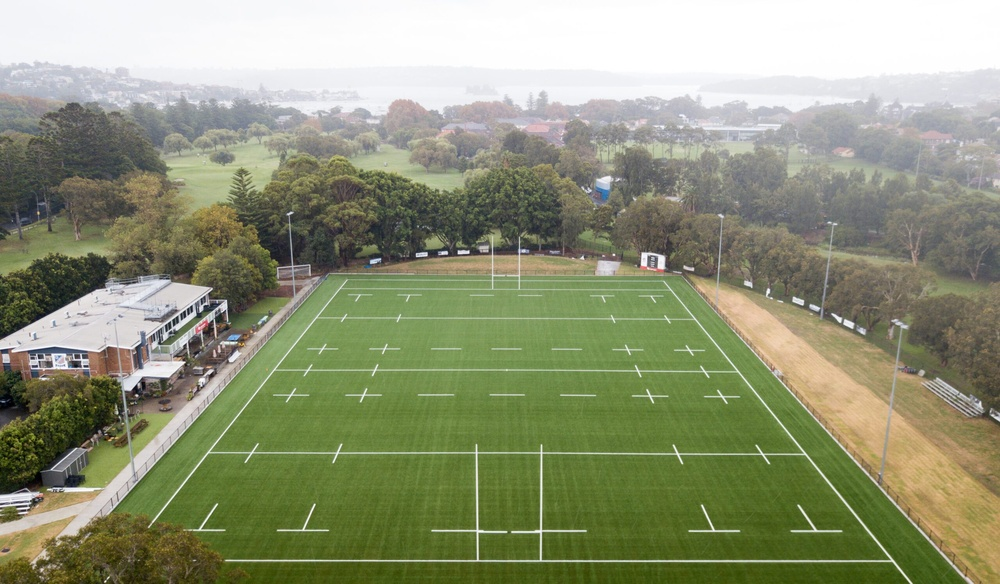
#> input picture data/simple_rugby_field/empty rugby field.jpg, 1000 x 584 px, shrunk from 2560 x 1495 before the run; its folder holds only this picture in this run
$ python -i auto_field_calibration.py   (imports and definitions only)
#> lines starting #> are read from the running program, lines starting #| are printed output that depends on the picture; after the words box and inside, x2 and y2 are one past the last pixel; in counts of white or black regions, pixels touching at a corner belong together
"""
auto_field_calibration.py
---------------------------
Automatic field calibration using OpenCV line detection.
No ML, no training data needed - works on any rugby video with white lines on green grass.

Pipeline:
    1. HSV color segmentation → isolate green field
    2. Canny edge detection → find edges
    3. Hough line transform → detect straight lines
    4. Filter lines to field only
    5. Match detected lines to NRL field template
    6. Compute homography via RANSAC
    7. Save to homographies.npz

Processes all frames to handle camera movement.
"""

import cv2
import os
import numpy as np
from pathlib import Path
from typing import List, Tuple, Optional
import json


# ─────────────────────────────────────────────────────────────────────────────
#  CONFIGURATION
# ─────────────────────────────────────────────────────────────────────────────
VIDEO_PATH  = "data/clips-NRL/Adam_Doueihi-Tigers_v_Eels_NRL_R6_2023.mkv"
FRAMES_ROOT = "data/frames"
OUTPUT_ROOT = "data/detections"

# HSV range for green grass field (tune these if needed for different lighting)
GREEN_LOWER = np.array([35, 40, 40])     # Lower bound (H, S, V)
GREEN_UPPER = np.array([85, 255, 255])   # Upper bound

# Hough line detection parameters
CANNY_LOW = 50
CANNY_HIGH = 150
HOUGH_THRESHOLD = 80        # Minimum votes for a line
HOUGH_MIN_LINE_LENGTH = 100 # Minimum line length in pixels
HOUGH_MAX_LINE_GAP = 20     # Maximum gap between line segments

# NRL field template (in metres, origin = left try-line / top sideline)
# Key lines that are usually visible in broadcast
NRL_TEMPLATE_LINES = {
    "left_try": [(0, 0), (0, 68)],
    "right_try": [(100, 0), (100, 68)],
    "top_sideline": [(0, 0), (100, 0)],
    "bottom_sideline": [(0, 68), (100, 68)],
    "10m_left": [(10, 0), (10, 68)],
    "10m_right": [(90, 0), (90, 68)],
    "halfway": [(50, 0), (50, 68)],
}

# How many frames to sample for calibration (process every N-th frame)
CALIBRATION_FRAME_STEP = 5  # Calibrate every 5th frame
MIN_LINES_REQUIRED = 4      # Minimum lines needed for reliable calibration
# ─────────────────────────────────────────────────────────────────────────────


def detect_field_mask(frame: np.ndarray) -> np.ndarray:
    """
    Detect green field area using HSV color segmentation.

    Returns binary mask where 255 = field, 0 = not field
    """
    # Convert to HSV
    hsv = cv2.cvtColor(frame, cv2.COLOR_BGR2HSV)

    # Threshold for green
    mask = cv2.inRange(hsv, GREEN_LOWER, GREEN_UPPER)

    # Morphological operations to clean up noise
    kernel = cv2.getStructuringElement(cv2.MORPH_ELLIPSE, (5, 5))
    mask = cv2.morphologyEx(mask, cv2.MORPH_OPEN, kernel)   # Remove noise
    mask = cv2.morphologyEx(mask, cv2.MORPH_CLOSE, kernel)  # Fill holes

    # Keep only the largest connected component (the field)
    num_labels, labels, stats, _ = cv2.connectedComponentsWithStats(mask, connectivity=8)
    if num_labels > 1:
        # Find largest component (excluding background=0)
        largest_label = 1 + np.argmax(stats[1:, cv2.CC_STAT_AREA])
        mask = np.where(labels == largest_label, 255, 0).astype(np.uint8)

    return mask


def detect_lines_hough(frame: np.ndarray, field_mask: np.ndarray) -> List[Tuple[int, int, int, int]]:
    """
    Detect white lines on the field using Canny + Hough transform.

    Returns list of lines as [(x1, y1, x2, y2), ...]
    """
    # Convert to grayscale
    gray = cv2.cvtColor(frame, cv2.COLOR_BGR2GRAY)

    # Apply field mask
    masked_gray = cv2.bitwise_and(gray, gray, mask=field_mask)

    # Edge detection
    edges = cv2.Canny(masked_gray, CANNY_LOW, CANNY_HIGH, apertureSize=3)

    # Hough line detection (probabilistic)
    lines = cv2.HoughLinesP(
        edges,
        rho=1,
        theta=np.pi / 180,
        threshold=HOUGH_THRESHOLD,
        minLineLength=HOUGH_MIN_LINE_LENGTH,
        maxLineGap=HOUGH_MAX_LINE_GAP,
    )

    if lines is None:
        return []

    # Convert to list of (x1, y1, x2, y2)
    lines_list = [tuple(line[0]) for line in lines]

    return lines_list


def filter_lines_by_orientation(lines: List[Tuple[int, int, int, int]]) -> dict:
    """
    Group lines into horizontal and vertical based on angle.

    Returns {'horizontal': [...], 'vertical': [...]}
    """
    horizontal = []
    vertical = []

    for x1, y1, x2, y2 in lines:
        dx = x2 - x1
        dy = y2 - y1
        angle = np.abs(np.arctan2(dy, dx) * 180 / np.pi)

        if angle < 30 or angle > 150:  # Nearly horizontal
            horizontal.append((x1, y1, x2, y2))
        elif 60 < angle < 120:          # Nearly vertical
            vertical.append((x1, y1, x2, y2))

    return {'horizontal': horizontal, 'vertical': vertical}


def merge_collinear_lines(lines: List[Tuple[int, int, int, int]], max_distance: float = 10) -> List[Tuple[int, int, int, int]]:
    """
    Merge nearby collinear line segments into single lines.
    """
    if not lines:
        return []

    merged = []
    used = [False] * len(lines)

    for i, line1 in enumerate(lines):
        if used[i]:
            continue

        x1, y1, x2, y2 = line1
        group = [line1]

        for j, line2 in enumerate(lines[i + 1:], start=i + 1):
            if used[j]:
                continue

            x3, y3, x4, y4 = line2

            # Check if lines are close and roughly parallel
            # (simplified check - just distance between midpoints)
            mid1 = ((x1 + x2) / 2, (y1 + y2) / 2)
            mid2 = ((x3 + x4) / 2, (y3 + y4) / 2)
            dist = np.sqrt((mid1[0] - mid2[0])**2 + (mid1[1] - mid2[1])**2)

            if dist < max_distance:
                group.append(line2)
                used[j] = True

        # Merge group into single line spanning the extents
        all_x = [x for line in group for x in [line[0], line[2]]]
        all_y = [y for line in group for y in [line[1], line[3]]]
        merged_line = (min(all_x), min(all_y), max(all_x), max(all_y))
        merged.append(merged_line)
        used[i] = True

    return merged


def match_lines_to_template(detected_lines: dict, template: dict, frame_shape: Tuple[int, int]) -> Optional[np.ndarray]:
    """
    Match detected lines to NRL field template and compute homography.

    Uses RANSAC to find best correspondence between detected and template lines.

    Returns (3, 3) homography matrix or None if matching fails.
    """
    h, w = frame_shape[:2]

    # Extract template points
    template_points = []
    for line_pts in template.values():
        template_points.extend(line_pts)
    template_points = np.array(template_points, dtype=np.float32)

    # Sample points from detected lines
    detected_points = []
    for orientation in ['horizontal', 'vertical']:
        for x1, y1, x2, y2 in detected_lines[orientation]:
            # Sample points along the line
            num_samples = 5
            for t in np.linspace(0, 1, num_samples):
                px = int(x1 + t * (x2 - x1))
                py = int(y1 + t * (y2 - y1))
                detected_points.append([px, py])

    if len(detected_points) < 4:
        return None

    detected_points = np.array(detected_points, dtype=np.float32)

    # Try to find homography via RANSAC
    # We need at least 4 point correspondences
    # Since we don't know exact correspondences, we'll try a simpler approach:
    # Assume field is roughly centered and try standard 4-corner match

    # Fallback: if we have good horizontal and vertical lines,
    # estimate field corners from line intersections
    corners_pixel = estimate_field_corners(detected_lines, w, h)
    if corners_pixel is None:
        return None

    # Template corners (try-lines × sidelines)
    corners_world = np.float32([
        [0, 0],      # top-left
        [100, 0],    # top-right
        [100, 68],   # bottom-right
        [0, 68],     # bottom-left
    ])

    H, status = cv2.findHomography(corners_pixel, corners_world, cv2.RANSAC, 5.0)
    return H


def estimate_field_corners(detected_lines: dict, width: int, height: int) -> Optional[np.ndarray]:
    """
    Estimate field corner positions from detected horizontal and vertical lines.

    Returns (4, 2) array of corner pixel coordinates or None if insufficient lines.
    """
    h_lines = detected_lines['horizontal']
    v_lines = detected_lines['vertical']

    if len(h_lines) < 2 or len(v_lines) < 2:
        return None

    # Find topmost and bottommost horizontal lines
    h_lines_sorted = sorted(h_lines, key=lambda line: (line[1] + line[3]) / 2)
    top_line = h_lines_sorted[0]
    bottom_line = h_lines_sorted[-1]

    # Find leftmost and rightmost vertical lines
    v_lines_sorted = sorted(v_lines, key=lambda line: (line[0] + line[2]) / 2)
    left_line = v_lines_sorted[0]
    right_line = v_lines_sorted[-1]

    # Compute intersections
    def line_intersection(line1, line2):
        x1, y1, x2, y2 = line1
        x3, y3, x4, y4 = line2

        denom = (x1 - x2) * (y3 - y4) - (y1 - y2) * (x3 - x4)
        if abs(denom) < 1e-10:
            return None

        px = ((x1 * y2 - y1 * x2) * (x3 - x4) - (x1 - x2) * (x3 * y4 - y3 * x4)) / denom
        py = ((x1 * y2 - y1 * x2) * (y3 - y4) - (y1 - y2) * (x3 * y4 - y3 * x4)) / denom

        return (int(px), int(py))

    tl = line_intersection(top_line, left_line)
    tr = line_intersection(top_line, right_line)
    br = line_intersection(bottom_line, right_line)
    bl = line_intersection(bottom_line, left_line)

    if any(corner is None for corner in [tl, tr, br, bl]):
        return None

    corners = np.float32([tl, tr, br, bl])
    return corners


def calibrate_frame(frame: np.ndarray, debug: bool = False) -> Optional[np.ndarray]:
    """
    Calibrate a single frame and return homography matrix.

    Args:
        frame: BGR image
        debug: if True, return debug visualization info

    Returns:
        (3, 3) homography matrix or None if calibration fails
    """
    # Step 1: Detect field
    field_mask = detect_field_mask(frame)

    # Step 2: Detect lines
    raw_lines = detect_lines_hough(frame, field_mask)

    if len(raw_lines) < MIN_LINES_REQUIRED:
        return None

    # Step 3: Filter and group by orientation
    oriented_lines = filter_lines_by_orientation(raw_lines)

    # Step 4: Merge collinear segments
    oriented_lines['horizontal'] = merge_collinear_lines(oriented_lines['horizontal'])
    oriented_lines['vertical'] = merge_collinear_lines(oriented_lines['vertical'])

    # Step 5: Match to template and compute homography
    H = match_lines_to_template(oriented_lines, NRL_TEMPLATE_LINES, frame.shape)

    return H


# [109 lines left out: functions save_homographies_npz, main, interpolate_homographies, not called in this run]


# [2 lines not run here, left out]

>>> import cv2
>>> picture = cv2.imread('data/simple_rugby_field/empty rugby field.jpg')
#> picture is the input picture: shape (584, 1000, 3); mean B, G, R 119.3, 148.5, 143.1
>>> result = calibrate_frame(picture)
#> in detect_field_mask, `mask = cv2.inRange(hsv, GREEN_LOWER, GREEN_UPPER)`:
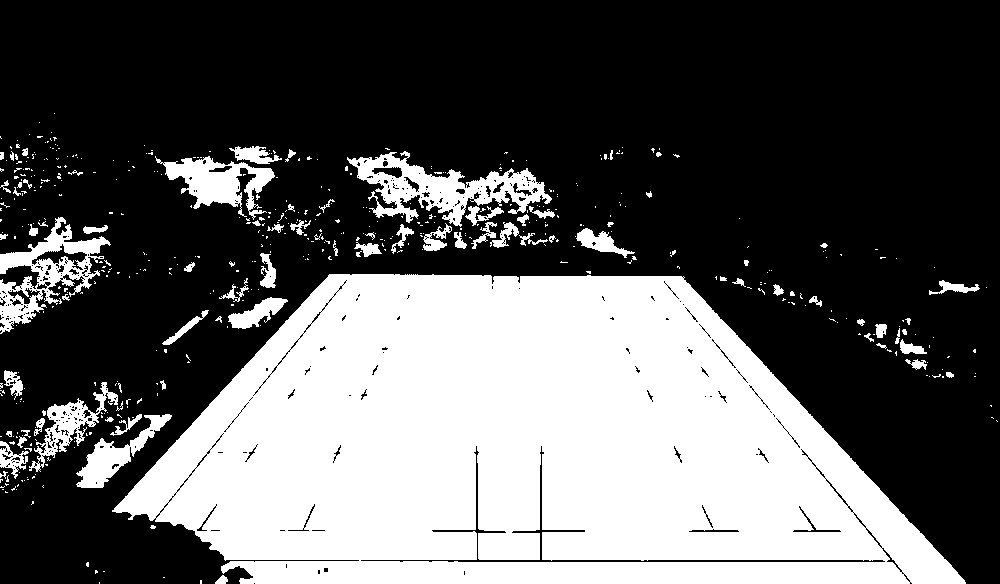
#> mask: shape (584, 1000); 36.3% white; 496 white regions (415 under 20 px), largest, box (x1, y1, x2, y2) and area: (112, 274, 966, 584) 184252, (347, 151, 552, 227) 5884, (0, 217, 111, 334) 4317
#> in detect_field_mask, `mask = cv2.morphologyEx(mask, cv2.MORPH_CLOSE, kernel)`:
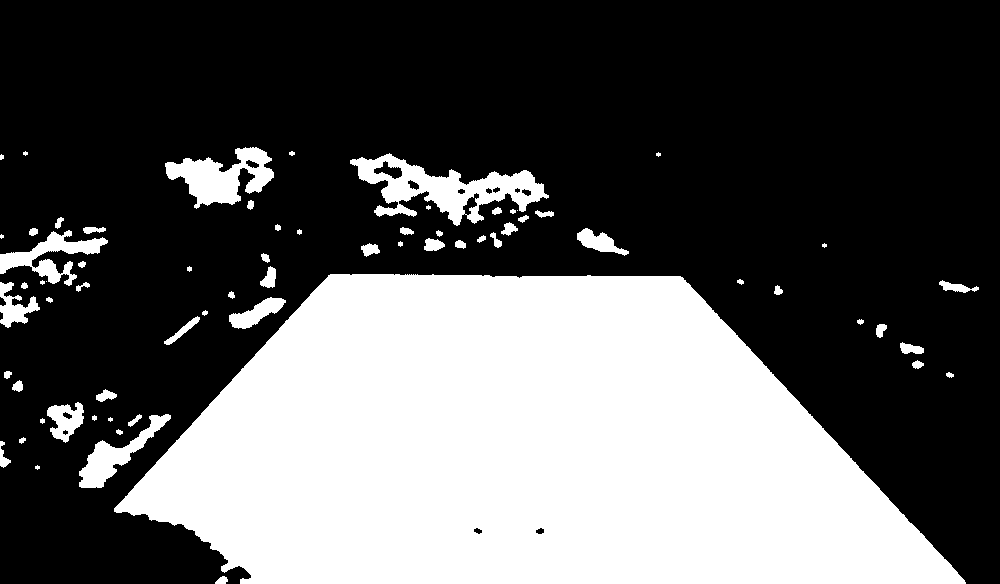
#> mask: shape (584, 1000); 35.6% white; 68 white regions (11 under 20 px), largest, box (x1, y1, x2, y2) and area: (114, 274, 966, 584) 187642, (350, 153, 549, 226) 5698, (165, 147, 274, 209) 3384
#> in detect_field_mask, `num_labels, labels, stats, _ = cv2.connectedComponentsWithStats(mask, ..`:
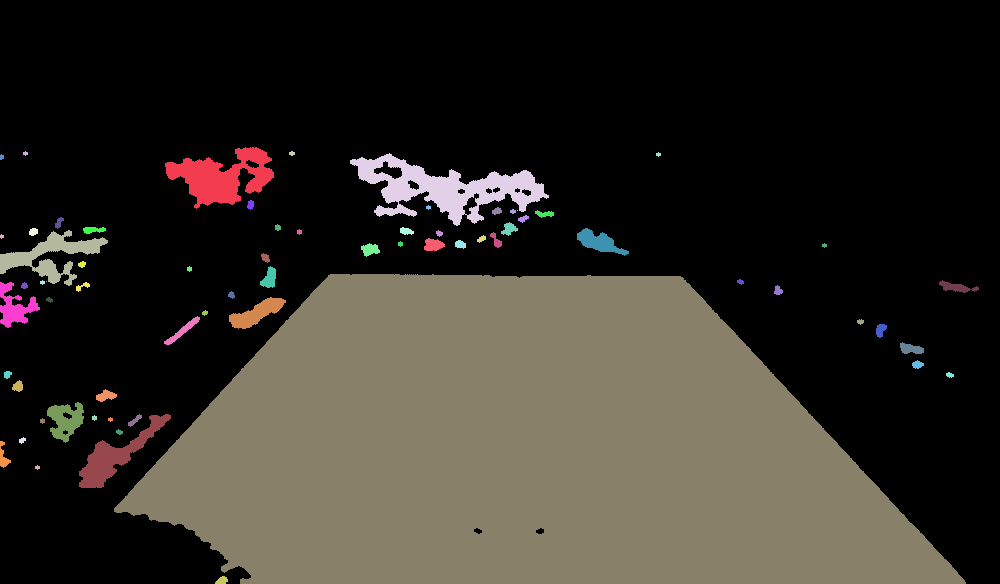
#> labels: shape (584, 1000) int32; 69 distinct labels, from 0 to 68; one colour per label, 0 black
#> in detect_field_mask, `num_labels, labels, stats, _ = cv2.connectedComponentsWithStats(mask, ..`: num_labels = 69; stats = 69 rows, first 6: [0, 0, 1000, 584, 376214], [165, 147, 109, 62, 3384], [23, 151, 5, 5, 17], [289, 151, 6, 5, 22], [350, 153, 199, 73, 5698], [656, 152, 5, 5, 17]
#> in detect_field_mask, `largest_label = 1 + np.argmax(stats[1:, cv2.CC_STAT_AREA])`: largest_label = 36
#> in detect_field_mask, `mask = np.where(labels == largest_label, 255, 0).astype(np.uint8)`:
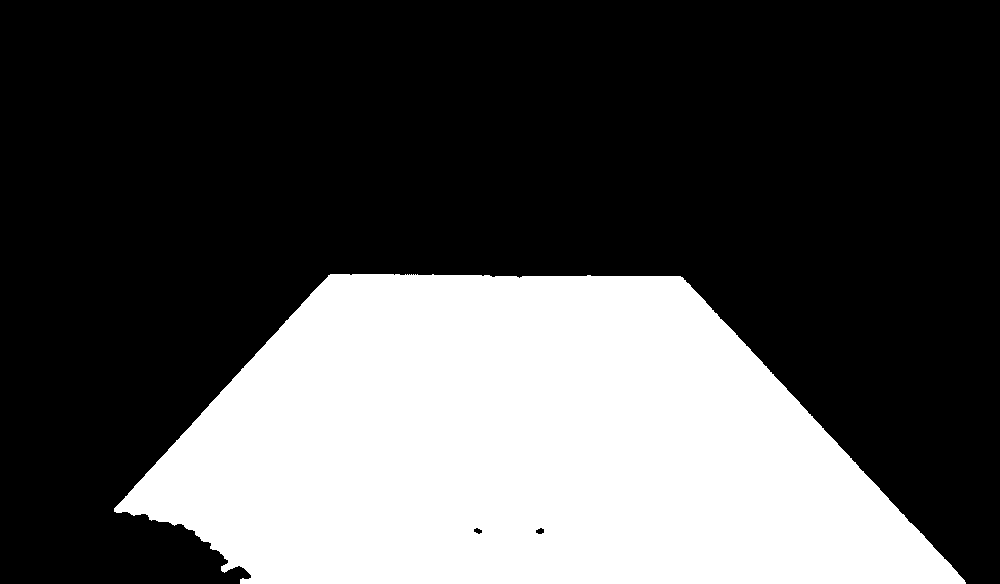
#> mask: shape (584, 1000); 32.1% white; 1 white region, box (x1, y1, x2, y2) and area: (114, 274, 966, 584) 187642
#> in detect_lines_hough, `gray = cv2.cvtColor(frame, cv2.COLOR_BGR2GRAY)`:
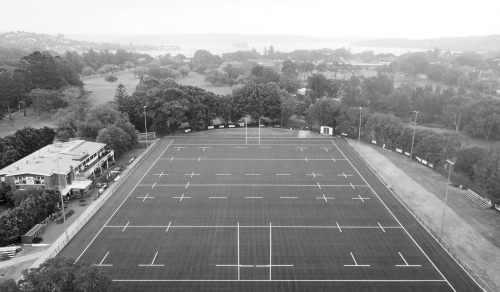
#> gray: shape (584, 1000) (shown at 1/2 size); min 0, max 255, mean 143.6
#> in detect_lines_hough, `masked_gray = cv2.bitwise_and(gray, gray, mask=field_mask)`:
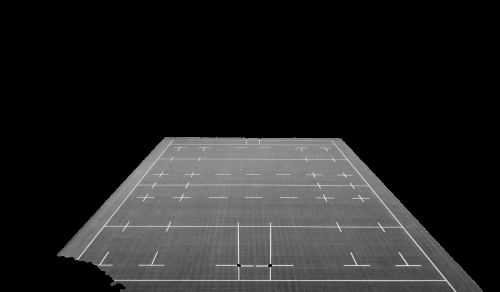
#> masked_gray: shape (584, 1000) (shown at 1/2 size); min 0, max 252, mean 36.1
#> in detect_lines_hough, `edges = cv2.Canny(masked_gray, CANNY_LOW, CANNY_HIGH, apertureSize=3)`:
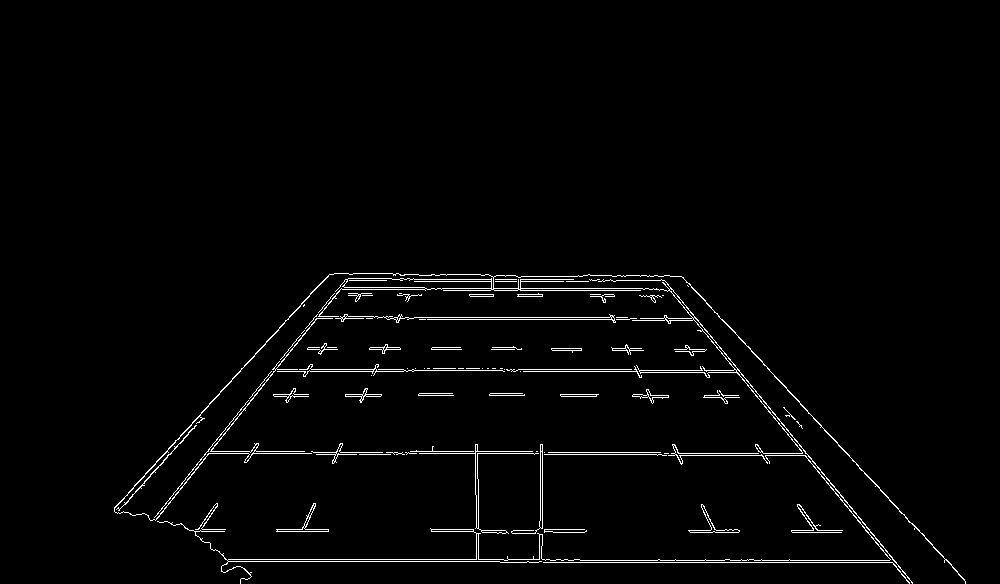
#> edges: shape (584, 1000); 2% white in thin lines or dots, all inside (x1, y1, x2, y2) = (114, 273, 966, 584)
#> in detect_lines_hough, `lines = cv2.HoughLinesP( edges, rho=1, theta=np.pi / 180, threshold=HO..`: lines = 36 rows, first 6: [681, 276, 964, 579], [205, 453, 311, 453], [225, 559, 579, 559], [500, 562, 896, 562], [545, 560, 894, 560], [228, 561, 499, 561]
#> in detect_lines_hough, `lines_list = [tuple(line[0]) for line in lines]`: lines_list = 36 items, first 6: (681, 276, 964, 579), (205, 453, 311, 453), (225, 559, 579, 559), (500, 562, 896, 562), (545, 560, 894, 560), (228, 561, 499, 561)
#> in calibrate_frame, `raw_lines = detect_lines_hough(frame, field_mask)`: raw_lines has the same summary as lines_list in detect_lines_hough
#> the loop in filter_lines_by_orientation, `for x1, y1, x2, y2 in lines:` made 36 passes
#> (x1, y1, x2, y2, dx, dy, angle) on passes 1 to 8: (681, 276, 964, 579, 283, 303, 46.95), (205, 453, 311, 453, 106, 0, 0), (225, 559, 579, 559, 354, 0, 0), (500, 562, 896, 562, 396, 0, 0), (545, 560, 894, 560, 349, 0, 0), (228, 561, 499, 561, 271, 0, 0), (374, 317, 627, 317, 253, 0, 0), (272, 369, 413, 369, 141, 0, 0)
#> after the loop in filter_lines_by_orientation, `for x1, y1, x2, y2 in lines:`: horizontal = 22 items, first 6: (205, 453, 311, 453), (225, 559, 579, 559), (500, 562, 896, 562), (545, 560, 894, 560), (228, 561, 499, 561), (374, 317, 627, 317); vertical = [(477, 444, 478, 552), (542, 545, 542, 444)]
#> in calibrate_frame, `oriented_lines = filter_lines_by_orientation(raw_lines)`: oriented_lines = 2 items
#> in merge_collinear_lines, `used = [False] * len(lines)`: used = [False, False, False, False, False, False, False, False, False, False, False, False, False, False, False, False, False, False, False, False, False, False]
#> the loop in merge_collinear_lines, `for i, line1 in enumerate(lines):` made 22 passes
#> (x1, y1, x2, y2, all_x, all_y) on passes 1, 2, 3, 4, 5, 14, 17, 18: (205, 453, 311, 453, [205, 311], [453, 453]), (225, 559, 579, 559, [225, 579], [559, 559]), (500, 562, 896, 562, [500, 896], [562, 562]), (545, 560, 894, 560, [545, 894], [560, 560]), (228, 561, 499, 561, [228, 499], [561, 561]), (636, 370, 738, 370, [636, 738], [370, 370]), (414, 281, 615, 281, [414, 615], [281, 281]), (657, 455, 808, 455, [657, 808], [455, 455])
#> after the loop in merge_collinear_lines, `for i, line1 in enumerate(lines):`: merged = 16 items, first 6: (205, 453, 311, 453), (225, 559, 579, 559), (500, 562, 896, 562), (545, 560, 894, 560), (228, 561, 499, 561), (374, 317, 629, 319); used = [True, True, True, True, True, True, True, True, True, True, True, True, True, True, True, True, True, True, True, True, True, True]
#> in estimate_field_corners, `h_lines = detected_lines['horizontal']`: h_lines has the same summary as merged in merge_collinear_lines
#> in estimate_field_corners, `v_lines = detected_lines['vertical']`: v_lines = [(477, 444, 478, 552), (542, 444, 542, 545)]
#> in estimate_field_corners, `h_lines_sorted = sorted(h_lines, key=lambda line: (line[1] + line[3]) ..`: h_lines_sorted = 16 items, first 6: (392, 274, 610, 279), (414, 281, 615, 281), (425, 288, 673, 290), (374, 317, 629, 319), (313, 318, 413, 318), (449, 368, 562, 369)
#> in estimate_field_corners, `top_line = h_lines_sorted[0]`: top_line = (392, 274, 610, 279)
#> in estimate_field_corners, `bottom_line = h_lines_sorted[-1]`: bottom_line = (500, 562, 896, 562)
#> in estimate_field_corners, `v_lines_sorted = sorted(v_lines, key=lambda line: (line[0] + line[2]) ..`: v_lines_sorted = [(477, 444, 478, 552), (542, 444, 542, 545)]
#> in estimate_field_corners, `left_line = v_lines_sorted[0]`: left_line = (477, 444, 478, 552)
#> in estimate_field_corners, `right_line = v_lines_sorted[-1]`: right_line = (542, 444, 542, 545)
#> in line_intersection, `x1, y1, x2, y2 = line1`: x1 = 392; y1 = 274; x2 = 610; y2 = 279
#> in line_intersection, `x3, y3, x4, y4 = line2`: x3 = 477; y3 = 444; x4 = 478; y4 = 552
#> in line_intersection, `denom = (x1 - x2) * (y3 - y4) - (y1 - y2) * (x3 - x4)`: denom = 23539
#> in line_intersection, `px = ((x1 * y2 - y1 * x2) * (x3 - x4) - (x1 - x2) * (x3 * y4 - y3 * x4..`: px = 475.4
#> in line_intersection, `py = ((x1 * y2 - y1 * x2) * (y3 - y4) - (y1 - y2) * (x3 * y4 - y3 * x4..`: py = 275.9
#> in estimate_field_corners, `tl = line_intersection(top_line, left_line)`: tl = (475, 275)
#> in estimate_field_corners, `tr = line_intersection(top_line, right_line)`: tr = (542, 277)
#> in estimate_field_corners, `br = line_intersection(bottom_line, right_line)`: br = (542, 562)
#> in estimate_field_corners, `bl = line_intersection(bottom_line, left_line)`: bl = (478, 562)
#> in estimate_field_corners, `corners = np.float32([tl, tr, br, bl])`: corners = [[475, 275], [542, 277], [542, 562], [478, 562]]
#> in match_lines_to_template, `H, status = cv2.findHomography(corners_pixel, corners_world, cv2.RANSA..`: H = [[1.36, -0.0142, -642.3], [-0.0062, 0.208, -54.18], [-9.12e-05, -0.000142, 1]]; status = [1, 1, 1, 1]
#> result has the same summary as H in match_lines_to_template
